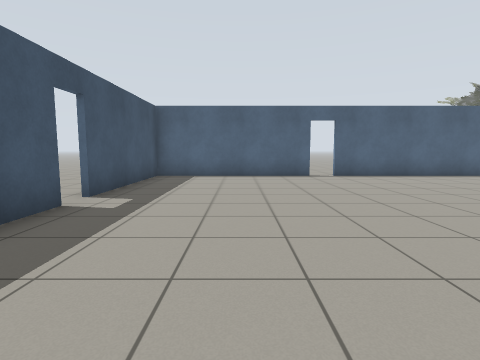
View 1 (above)

22 first-person views from a walk through a robot-simulator world made for Gazebo. The camera is 0.94 m above the floor, tilts 6° down and sees 80° across. The floor is counted in squares, 1 m on a side. Each view is taken from the middle of a square. On the plan, view 1 faces up. The plan holds only what a view shows up to about 11 squares ahead; the rest is blank. The place goes on beyond the plan. Simple patterns stand in for the simulator's built-in surfaces.

View 2
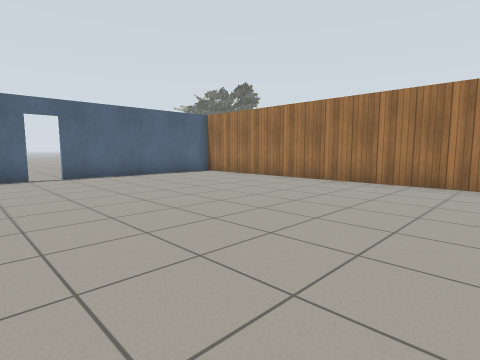

View 3
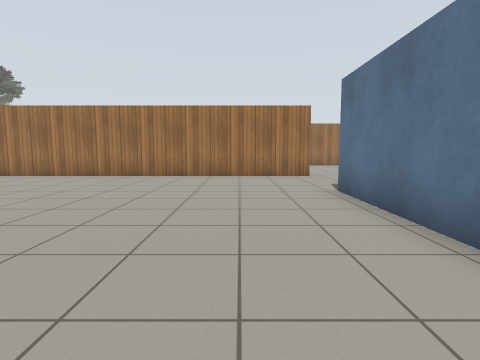

View 4
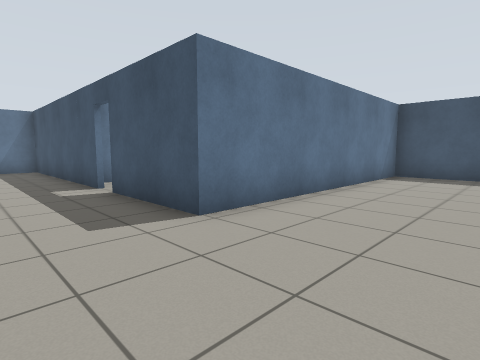

View 5
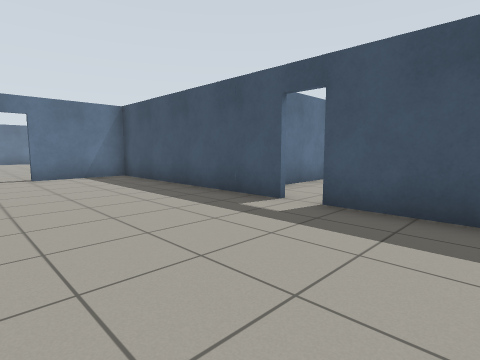

View 6
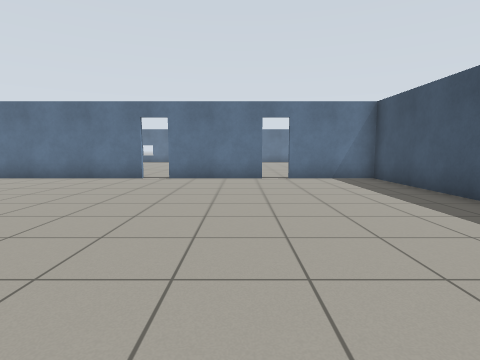

View 7
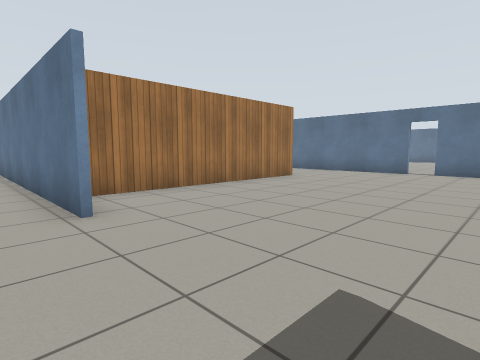

View 8
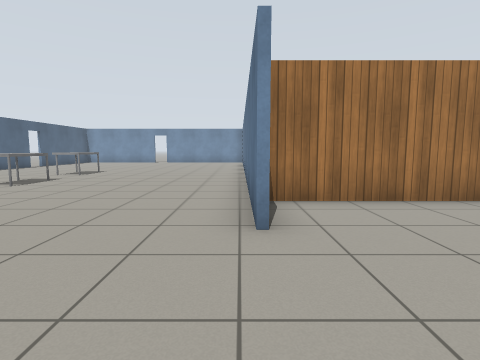

View 9
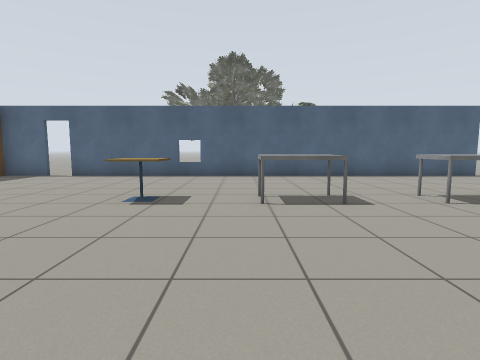

View 10
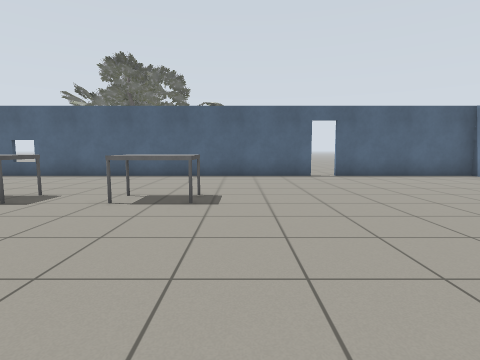

View 11
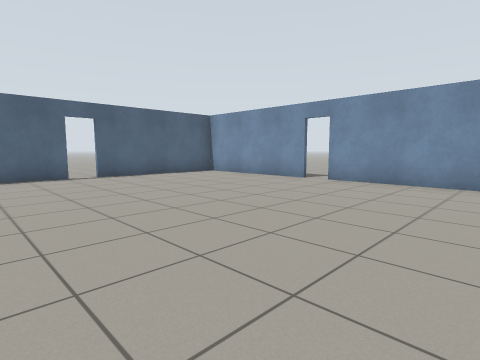

View 12
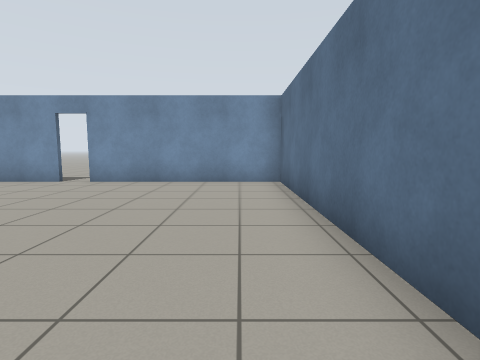

View 13
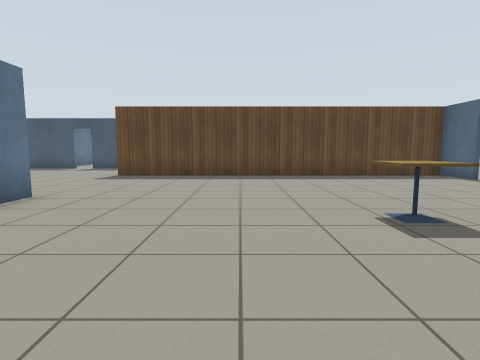

View 14
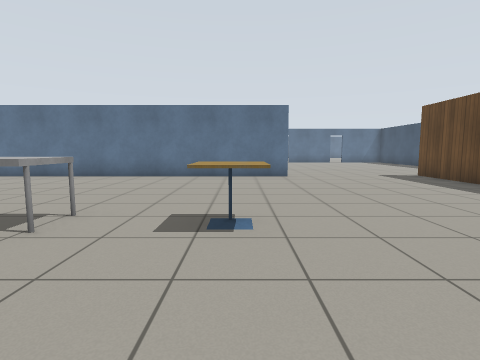

View 15
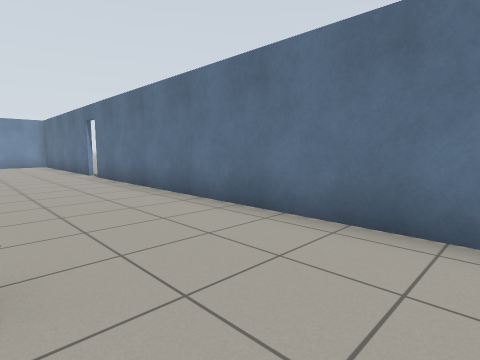

View 16
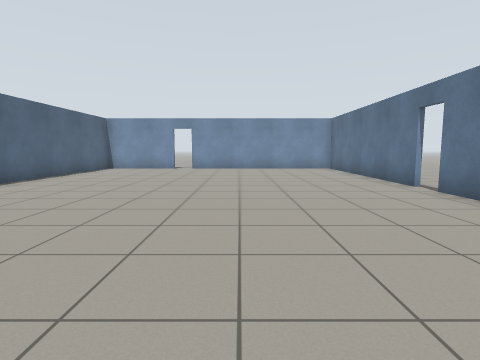

View 17
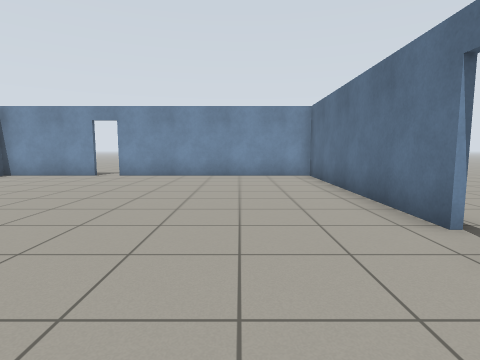

View 18
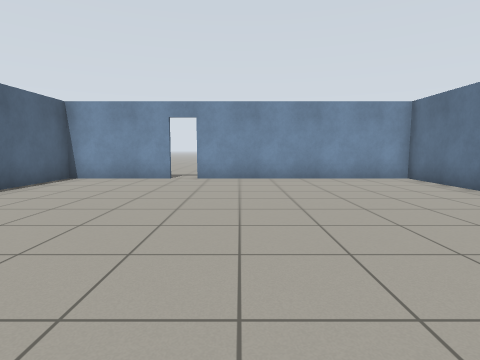

View 19
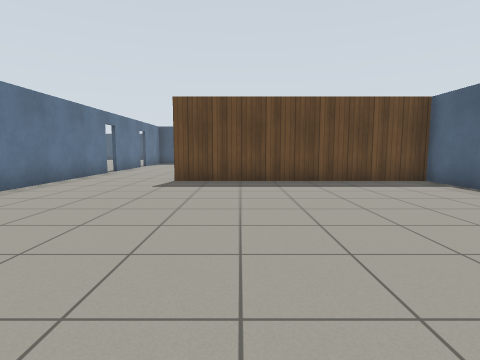

View 20
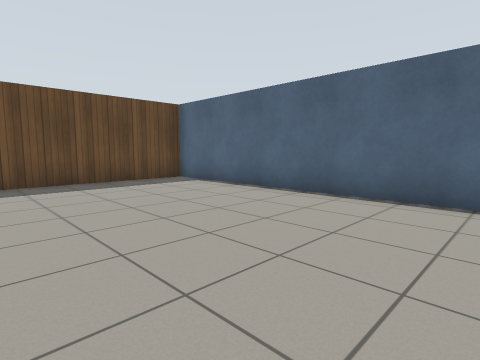

View 21
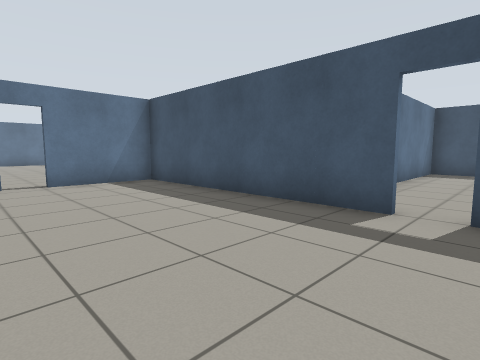

View 22
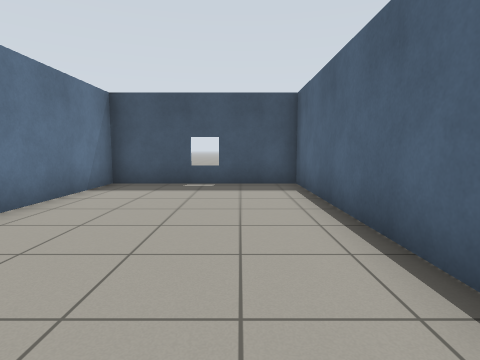

### Floor plan
Ten units are one square. View 1 is at (0, 0); x grows to the right and y downward. Boxes are objects, and circles mark ways between rooms. Rooms are numbered by the first view taken in them; rooms with no view inside come last. Other rooms are left out.
<svg viewBox="-36 -109 366 239">
<path fill="none" stroke="#000" d="M-30 -49 -30 -35M26 -104 -30 -104 -30 -56M-30 -11 -30 9M93 6 93 -97M-31 12 56 12M88 -104 34 -104M142 12 325 12M162 90 162 15M93 16 93 6M252 125 324 125 324 55M325 14 164 14 164 90M131 125 245 125M324 48 324 -45M266 -104 119 -104M324 -52 324 -74M56 12 56 45M56 52 56 125 84 125M92 125 124 125M110 -104 94 -104 94 16M324 -104 274 -104M32 14 -31 14M-30 9 -30 66 50 66"/>
<rect x="155" y="-65" width="10" height="20" fill="#bbb"><title>cafe table</title></rect>
<rect x="185" y="-65" width="20" height="20" fill="#bbb"><title>other object</title></rect>
<rect x="215" y="-65" width="20" height="20" fill="#bbb"><title>other object</title></rect>
<circle cx="75" cy="15" r="3" fill="#2a7"/>
<circle cx="55" cy="50" r="3" fill="#2a7"/>
<text x="30" y="-40">1</text>
<text x="200" y="20">2</text>
<text x="10" y="40">3</text>
</svg>
Room 1 opens to room 2. Room 2 opens to room 3.

Where each view was taken, in squares from view 1:
view 1: 0 up, 0 right, facing up
view 2: 0 up, 1 right, facing up-right
view 3: 1 up, 1 left, facing right
view 4: 2 up, 8 right, facing down-left
view 5: 2 down, 10 right, facing down-left
view 6: 3 down, 10 right, facing down
view 7: 0 up, 10 right, facing down-right
view 8: 1 down, 11 right, facing right
view 9: 0 up, 18 right, facing up
view 10: 0 up, 24 right, facing up
view 11: 0 up, 24 right, facing up-right
view 12: 0 up, 24 right, facing right
view 13: 3 up, 20 right, facing left
view 14: 9 up, 16 right, facing down
view 15: 9 down, 14 right, facing down-right
view 16: 8 down, 18 right, facing right
view 17: 10 down, 22 right, facing right
view 18: 7 down, 23 right, facing right
view 19: 7 down, 25 right, facing left
view 20: 7 down, 25 right, facing up-left
view 21: 4 down, 10 right, facing down-left
view 22: 3 down, 5 right, facing left
